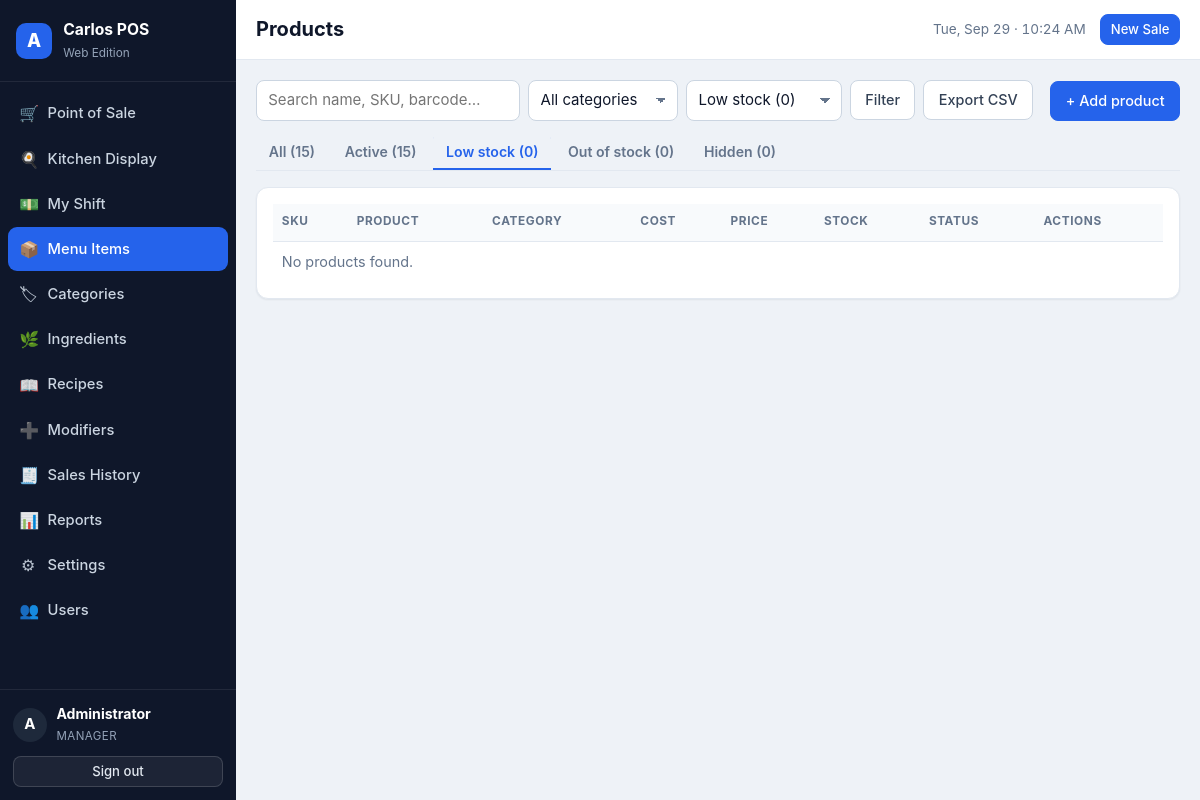
Before: /index.php?page=products&status=low (signed in) with the older database file.
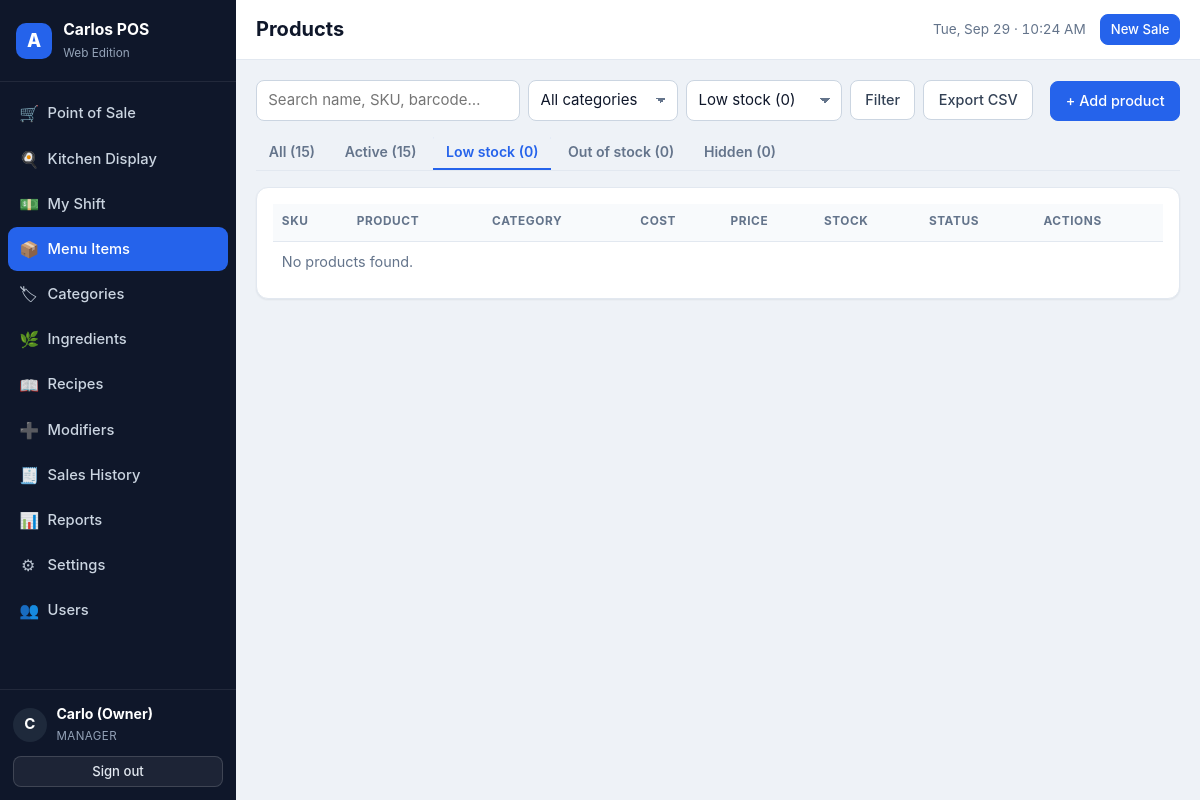
After: the same page with the newer database file.
### tables this page shows
CREATE TABLE IF NOT EXISTS `users` (
  `id`            INT UNSIGNED NOT NULL AUTO_INCREMENT,
  `name`          VARCHAR(100) NOT NULL,
  `username`      VARCHAR(50)  NOT NULL,
  `password_hash` VARCHAR(255) NOT NULL,
  `role`          ENUM('admin','cashier') NOT NULL DEFAULT 'cashier',
  `active`        TINYINT(1)   NOT NULL DEFAULT 1,
  `last_login`    DATETIME NULL DEFAULT NULL,
  `created_at`    DATETIME NOT NULL DEFAULT CURRENT_TIMESTAMP,
  PRIMARY KEY (`id`),
  UNIQUE KEY `uq_users_username` (`username`)
);

### app/helpers.php (called while the page is built, shortened)
<?php
function e($value)
{
    return htmlspecialchars((string) $value, ENT_QUOTES | ENT_SUBSTITUTE, 'UTF-8');
}
function base_url($path = '')
{
    static $base = null;
    if ($base === null) {
        if (BASE_URL !== '') {
            $base = rtrim(BASE_URL, '/');
        } else {
            $script = $_SERVER['SCRIPT_NAME'] ?? '/index.php';
            $dir    = str_replace('\\', '/', dirname($script));
            $base   = ($dir === '/' || $dir === '.') ? '' : rtrim($dir, '/');
        }
    }
    return $base . '/' . ltrim((string) $path, '/');
}
function asset($path)
{
    return base_url('assets/' . ltrim($path, '/'));
}
function is_post()
{
    return ($_SERVER['REQUEST_METHOD'] ?? 'GET') === 'POST';
}
function get($key, $default = '')
{
    return isset($_GET[$key]) ? (is_string($_GET[$key]) ? trim($_GET[$key]) : $_GET[$key]) : $default;
}
function is_logged_in()
{
    return !empty($_SESSION['user_id']);
}
function current_user()
{
    static $user = false;
    if ($user === false) {
        $user = null;
        if (is_logged_in()) {
            $user = db_one('SELECT id, name, username, role, active FROM users WHERE id = ? AND active = 1',
                           [(int) $_SESSION['user_id']]);
        }
    }
    return $user;
}
function require_login()
{
    current_user();
}
function require_admin()
{
    require_login();
}
function initial($name)
{
    $name = trim((string) $name);
    return function_exists('mb_substr')
        ? mb_strtoupper(mb_substr($name, 0, 1))
        : strtoupper(substr($name, 0, 1));
}
function paginate($total, $perPage, $currentPage, $baseQuery = [])
{
    $pages = max(1, (int) ceil($total / max(1, $perPage)));
    $page  = min(max(1, (int) $currentPage), $pages);
    return [
        'total'   => (int) $total,
        'perPage' => (int) $perPage,
        'pages'   => $pages,
        'page'    => $page,
        'offset'  => ($page - 1) * $perPage,
        'from'    => $total ? ($page - 1) * $perPage + 1 : 0,
        'to'      => min($total, $page * $perPage),
    ];
}
function role_label($role)
{
    return $role === 'admin' ? 'Manager' : 'Cashier';
}

### app/controllers/products.php (called while the page is built, shortened)
<?php
function products_controller()
{
    $action = get('action', 'list');
    $q       = (string) get('q', '');
    $cat     = (int) get('cat', 0);
    $status  = (string) get('status', 'all');
    $pageNum = (int) get('p', 1);
    $where  = ['1=1'];
    $params = [];
    if ($status === 'low')      { $where[] = 'p.active = 1 AND p.stock_qty > 0 AND p.stock_qty <= p.reorder_level'; }
    $whereSql = implode(' AND ', $where);
    $total = (int) db_val(
        "SELECT COUNT(*) FROM products p WHERE $whereSql",
        $params
    );
    $pager = paginate($total, 24, $pageNum);
    $rows = db_all(
        "SELECT p.*, c.name AS category_name
           FROM products p
           LEFT JOIN categories c ON c.id = p.category_id
          WHERE $whereSql
          ORDER BY p.name
          LIMIT {$pager['perPage']} OFFSET {$pager['offset']}",
        $params
    );
    $counts = [
        'all'      => (int) db_val('SELECT COUNT(*) FROM products'),
        'active'   => (int) db_val('SELECT COUNT(*) FROM products WHERE active = 1'),
        'low'      => (int) db_val('SELECT COUNT(*) FROM products WHERE active = 1 AND stock_qty > 0 AND stock_qty <= reorder_level'),
        'out'      => (int) db_val('SELECT COUNT(*) FROM products WHERE active = 1 AND stock_qty <= 0'),
        'inactive' => (int) db_val('SELECT COUNT(*) FROM products WHERE active = 0'),
    ];
    $edit = null;
    return [
        'title'      => 'Products',
        'rows'       => $rows,
        'pager'      => $pager,
        'counts'     => $counts,
        'categories' => db_all('SELECT id, name FROM categories ORDER BY name'),
        'q'          => $q,
        'cat'        => $cat,
        'status'     => $status,
        'edit'       => $edit,
        'movements'  => $edit ? db_all(
            'SELECT * FROM stock_movements WHERE product_id = ? ORDER BY id DESC LIMIT 10',
            [$edit['id']]
        ) : [],
    ];
}

### app/db.php (called while the page is built, shortened)
<?php
function db()
{
    static $pdo = null;
    if ($pdo === null) {
        $dsn = 'mysql:host=' . DB_HOST . ';dbname=' . DB_NAME . ';charset=' . DB_CHARSET;
        $pdo = new PDO($dsn, DB_USER, DB_PASS, [
            PDO::ATTR_ERRMODE            => PDO::ERRMODE_EXCEPTION,
            PDO::ATTR_DEFAULT_FETCH_MODE => PDO::FETCH_ASSOC,
            PDO::ATTR_EMULATE_PREPARES   => false,
        ]);
    }
    return $pdo;
}
function db_all($sql, $params = [])
{
    $st = db()->prepare($sql);
    $st->execute($params);
    return $st->fetchAll();
}
function db_one($sql, $params = [])
{
    $st = db()->prepare($sql);
    $st->execute($params);
    $row = $st->fetch();
    return $row === false ? null : $row;
}
function db_val($sql, $params = [])
{
    $row = db_one($sql, $params);
    return $row === null ? null : array_values($row)[0];
}

### app/views/products.php (the view, shortened to what the changed rows need)
<div class="card">
  <div class="table-wrap">
    <table class="table">
      <thead>
        <tr>
          <th>SKU</th><th>Product</th><th>Category</th>
          <th class="right">Cost</th><th class="right">Price</th>
          <th class="right">Stock</th><th>Status</th><th class="right">Actions</th>
        </tr>
      </thead>
    </table>
  </div>
</div>

### app/views/layout/header.php (shortened to what the changed rows need)
<?php
$user     = $layout === 'app' ? current_user() : null;
$title    = $data['title'] ?? ucfirst($page ?? 'POS');
$navItems = [
    'pos'        => ['Point of Sale',   'cart',    'user'],
    'kitchen'    => ['Kitchen Display', 'kitchen', 'user'],
    'shifts'     => ['My Shift',        'drawer',  'user'],
    'products'   => ['Menu Items',      'box',     'admin'],
    'categories' => ['Categories',      'tag',     'admin'],
    'inventory'  => ['Ingredients',     'leaf',    'admin'],
    'recipes'    => ['Recipes',         'recipe',  'admin'],
    'modifiers'  => ['Modifiers',       'plus',    'admin'],
    'sales'      => ['Sales History',   'receipt', 'admin'],
    'reports'    => ['Reports',         'chart',   'admin'],
    'settings'   => ['Settings',        'gear',    'user'],
    'users'      => ['Users',           'users',   'admin'],
];
?>
<!DOCTYPE html>
<html lang="en">
<head>
<link rel="stylesheet" href="<?= e(asset('css/app.css')) ?>">
</head>
<body class="layout-<?= e($layout) ?><?= $page === 'pos' ? ' page-pos' : '' ?>">
<?php if ($layout === 'app'): ?>
<div class="app-shell">
  <aside class="sidebar" id="sidebar">
    <div class="brand">
      <div class="brand-mark">A</div>
      <div class="brand-text">
        <strong>Carlos POS</strong>
        <span>Web Edition</span>
      </div>
    </div>
    <nav class="nav">
      <?php foreach ($navItems as $key => [$label, $icon, $required]): ?>
        <a class="nav-link<?= $page === $key ? ' active' : '' ?>" href="<?= e(base_url('index.php?page=' . $key)) ?>">
          <span class="ico ico-<?= e($icon) ?>" aria-hidden="true"></span>
          <span class="nav-label"><?= e($label) ?></span>
        </a>
      <?php endforeach; ?>
    </nav>
    <div class="sidebar-foot">
      <div class="who">
        <div class="avatar"><?= e(initial($user['name'])) ?></div>
        <div>
          <strong><?= e($user['name']) ?></strong>
          <span class="role"><?= e(role_label($user['role'])) ?></span>
        </div>
      </div>
      <a class="btn btn-ghost btn-sm" href="<?= e(base_url('index.php?page=logout')) ?>">Sign out</a>
    </div>
  </aside>
  <div class="main">
    <header class="topbar">
      <div class="topbar-title">
        <h1><?= e($title) ?></h1>
      </div>
      <div class="topbar-meta">
        <span class="clock" id="clock"><?= e(date('D, M d · h:i A')) ?></span>
        <a class="btn btn-primary btn-sm" href="<?= e(base_url('index.php?page=pos')) ?>">New Sale</a>
      </div>
    </header>
    <main class="content">
<?php endif; ?>

Changed rows visible on the page:
changed users "MANAGER": name "A" → "C"; name "Administrator" → "Carlo (Owner)"
